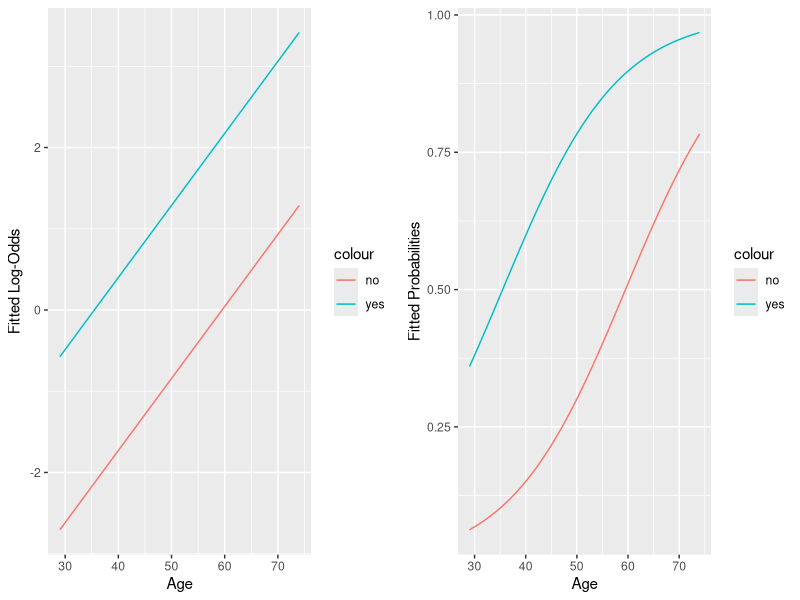
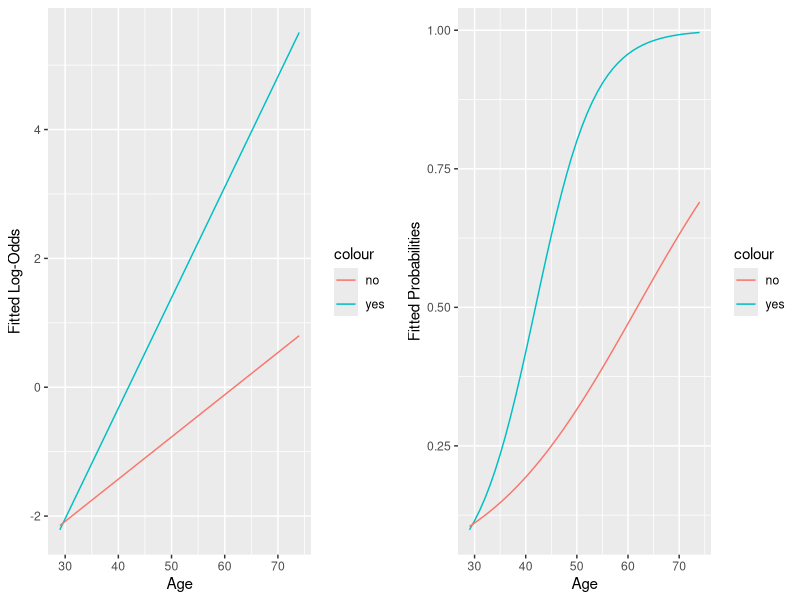

Write the R code that produced these figures, in order.
## ---- chunk 1
knitr::opts_chunk$set(echo = TRUE)
wd <- "/home/cam/Documents/STA 138/Homework"
knitr::opts_knit$set(root.dir = wd)
## ---- chunk 2
library(magrittr)
library(kableExtra)
library(dplyr)
library(stringr)
library(ggplot2)
library(ggpubr)
## ---- chunk 3

angina <- read.csv("angina.csv")
angina %<>% select(y,myofam,age)

angina$myofam %>% as.factor 

## ---- chunk 4

no_interact <- glm(y ~ myofam + age, data = angina, family = "binomial")
est_params <- data.frame("Parameter" = c("Alpha","Beta 1","Beta 2"),
                         "Estimated_Values" = no_interact$coefficients)

est_params %>% kbl

## ---- chunk 5

est_odds <- no_interact %>% predict(newdata = list("myofam" = "yes", "age" = 50)) %>% unname 

est_prob <- est_odds %>% plogis

print(est_prob)

## ---- chunk 6
max_age <- angina$age %>% max
min_age <- angina$age %>% min

age <- min_age:max_age


fitted_odds_1 <- no_interact %>% predict(newdata = data.frame("age" = age, "myofam" = rep("yes",age %>% length))) %>% unname 
fitted_odds_0 <- no_interact %>% predict(newdata = data.frame("age" = age, "myofam" = rep("no",age %>% length))) %>% unname 

fitted_probs_1 <- fitted_odds_1 %>% plogis
fitted_probs_0 <- fitted_odds_0 %>% plogis

plot_data <- data.frame(age,fitted_odds_1,fitted_odds_0,fitted_probs_1,fitted_odds_0)

fitted_odds_plot <- ggplot()+geom_line(data = plot_data, aes(x = age, y = fitted_odds_1,color = "yes"))+
  geom_line(data = plot_data, aes(x = age, y = fitted_odds_0,color = "no"))+
  xlab("Age")+
  ylab("Fitted Log-Odds")

fitted_probs_plot <-  ggplot()+geom_line(data = plot_data, aes(x = age, y = fitted_probs_1,color = "yes"))+
  geom_line(data = plot_data, aes(x = age, y = fitted_probs_0,color = "no"))+
  xlab("Age")+
  ylab("Fitted Probabilities")


ggarrange(fitted_odds_plot, fitted_probs_plot, nrow = 1)

## ---- chunk 7

est_odds_ratios <- data.frame( "Parameter" = c("Alpha","Beta 1","Beta 2"), 
                         "Estimated_Odds_Ratios" = no_interact$coefficients %>% exp)

est_odds_ratios %>% kbl


## ---- chunk 8

interact <- glm(y ~ myofam + age + myofam:age, data = angina, family = "binomial")
est_params <- data.frame("Parameter" = c("Alpha","Beta 1","Beta 2","Beta 3"),
                         "Estimated_Values" = interact$coefficients)

est_params %>% kbl

## ---- chunk 9

est_odds <- interact %>% predict(newdata = list("myofam" = "yes", "age" = 50, "myofamyes:age" = 50)) %>% unname 

est_prob <- est_odds %>% plogis

print(est_prob)

## ---- chunk 10

fitted_odds_1 <- interact %>% predict(newdata = data.frame("age" = age, "myofam" = rep("yes",age %>% length))) %>% unname 
fitted_odds_0 <- interact %>% predict(newdata = data.frame("age" = age, "myofam" = rep("no",age %>% length))) %>% unname 

fitted_probs_1 <- fitted_odds_1 %>% plogis
fitted_probs_0 <- fitted_odds_0 %>% plogis

plot_data <- data.frame(age,fitted_odds_1,fitted_odds_0,fitted_probs_1,fitted_odds_0)

fitted_odds_plot <- ggplot()+geom_line(data = plot_data, aes(x = age, y = fitted_odds_1,color = "yes"))+
  geom_line(data = plot_data, aes(x = age, y = fitted_odds_0,color = "no"))+
  xlab("Age")+
  ylab("Fitted Log-Odds")

fitted_probs_plot <-  ggplot()+geom_line(data = plot_data, aes(x = age, y = fitted_probs_1,color = "yes"))+
  geom_line(data = plot_data, aes(x = age, y = fitted_probs_0,color = "no"))+
  xlab("Age")+
  ylab("Fitted Probabilities")


ggarrange(fitted_odds_plot, fitted_probs_plot, nrow = 1)




## ---- chunk 11

est_odds_ratios <- data.frame("Parameter" = c("Alpha","Beta 1","Beta 2","Beta 3"),      
                         "Estimated_Odds_Ratios" = interact$coefficients %>% exp)

est_odds_ratios %>% kbl

interact_sum <- interact %>% summary
p_values <- data.frame("Parameter" = c("Alpha","Beta 1","Beta 2","Beta 3"),      
                         "p-values" =  interact_sum$coefficients[,4] )
p_values %>% kbl
